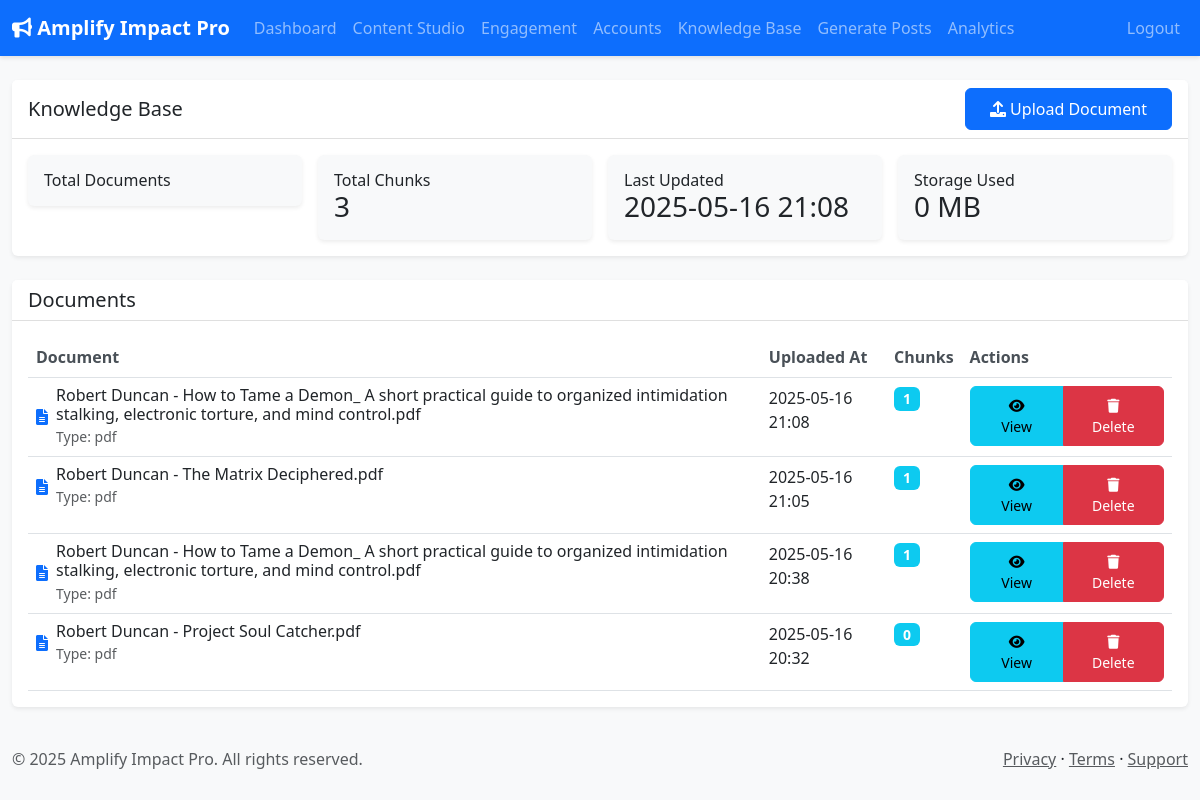
The page /knowledge-base/ (signed in) on the database as committed earlier.
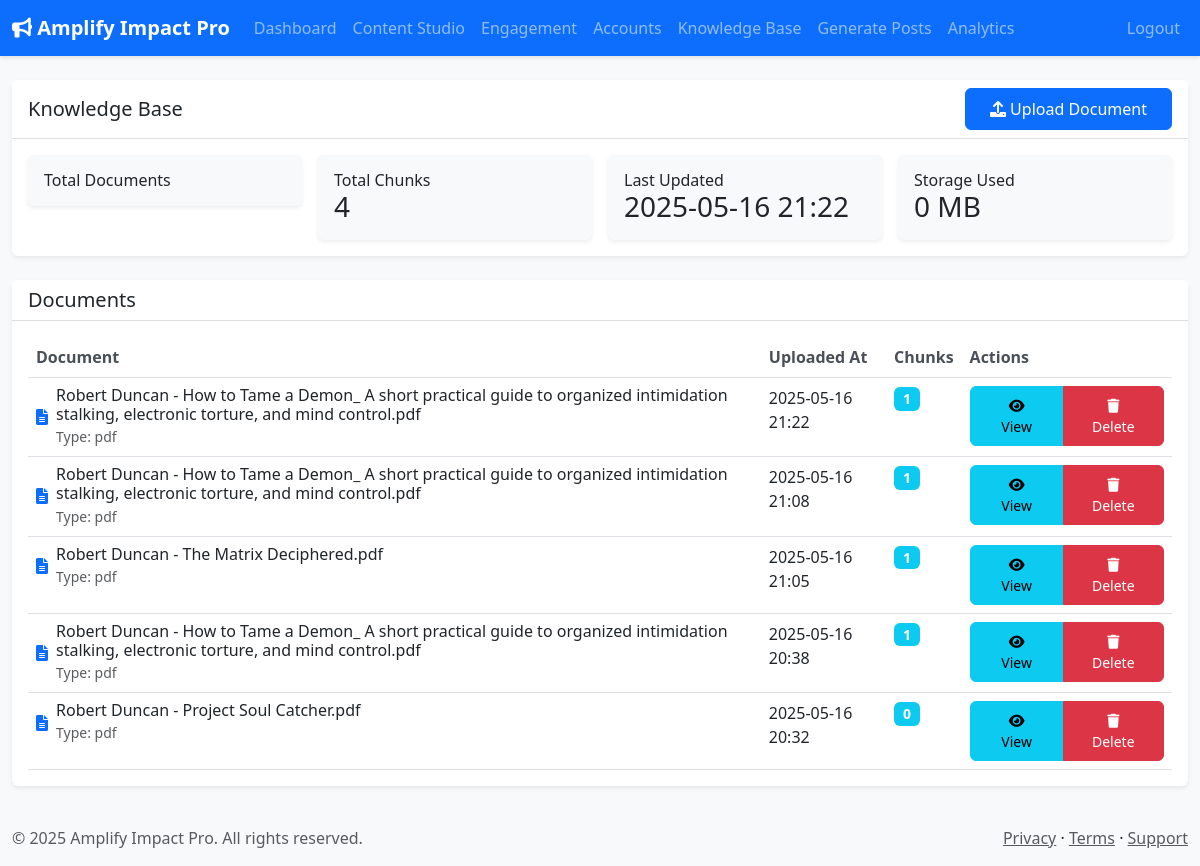
The same page on the database as committed later.
### app/models.py (models this page shows, shortened)
class KnowledgeDocument(db.Model):
    id = db.Column(db.Integer, primary_key=True)
    portal_user_id = db.Column(db.Integer, db.ForeignKey('portal_user.id'), nullable=False)
    filename = db.Column(db.String(255), nullable=False)
    original_filename = db.Column(db.String(255))
    file_type = db.Column(db.String(10))
    status = db.Column(db.String(50), default="uploaded")
    processed_at = db.Column(db.DateTime)
    uploaded_at = db.Column(db.DateTime, default=lambda: datetime.now(timezone.utc))
    portal_user = db.relationship('PortalUser', backref=db.backref('knowledge_documents', lazy=True))
    chunks = db.relationship('KnowledgeChunk', backref='document', lazy='dynamic', cascade="all, delete-orphan")

### app/routes/knowledge_base.py (the view, shortened to what this page needs)
@kb_bp.route('/', methods=['GET', 'POST'])
@login_required
def manage_knowledge_base():
    form = KnowledgeDocumentUploadForm()
    kb_manager = KnowledgeBaseManager(current_user.id)
    documents_query = db.select(KnowledgeDocument).filter_by(
        portal_user_id=current_user.id
    ).order_by(KnowledgeDocument.uploaded_at.desc())
    documents = db.session.scalars(documents_query).all()
    def calculate_total_chunks(docs):
        return sum(doc.chunks.count() if hasattr(doc, 'chunks') and hasattr(doc.chunks, 'count') else len(getattr(doc, 'chunks', [])) for doc in docs)
    def calculate_last_updated(docs):
        dates = [doc.uploaded_at for doc in docs if getattr(doc, 'uploaded_at', None)]
        return max(dates) if dates else None
    total_chunks_val = calculate_total_chunks(documents)
    last_updated_val = calculate_last_updated(documents)
    storage_used_val = calculate_storage_used() if 'calculate_storage_used' in globals() else None
    return render_template('knowledge_base/index.html',
                         form=form,
                         documents=documents,
                         total_chunks=total_chunks_val,
                         last_updated=last_updated_val,
                         storage_used=storage_used_val)

### app/models.py (called while the page is built)
@login_manager.user_loader
def load_user(id):
    return db.session.get(PortalUser, int(id))

### app/templates/knowledge_base/index.html (shortened to what this page needs)
{% extends "base.html" %}
{% block content %}
<div class="row">
    <div class="col-12 mb-4">
        <div class="card">
            <div class="card-header d-flex justify-content-between align-items-center">
                <h5 class="card-title mb-0">Knowledge Base</h5>
                <a href="#" class="btn btn-primary" data-bs-toggle="modal" data-bs-target="#uploadModal">
                    <i class="fas fa-upload"></i> Upload Document
                </a>
            </div>
            <div class="card-body">
                <div class="row g-3">
                    <div class="col-md-3">
                        <div class="card bg-light">
                            <div class="card-body">
                                <h6 class="card-title mb-0">Total Documents</h6>
                            </div>
                        </div>
                    </div>
                    <div class="col-md-3">
                        <div class="card bg-light">
                            <div class="card-body">
                                <h6 class="card-title mb-0">Total Chunks</h6>
                                <h3 class="mb-0">{{ total_chunks }}</h3>
                            </div>
                        </div>
                    </div>
                    <div class="col-md-3">
                        <div class="card bg-light">
                            <div class="card-body">
                                <h6 class="card-title mb-0">Last Updated</h6>
                                <h3 class="mb-0">{{ last_updated.strftime('%Y-%m-%d %H:%M') if last_updated else 'Never' }}</h3>
                            </div>
                        </div>
                    </div>
                    <div class="col-md-3">
                        <div class="card bg-light">
                            <div class="card-body">
                                <h6 class="card-title mb-0">Storage Used</h6>
                                <h3 class="mb-0">{{ storage_used }} MB</h3>
                            </div>
                        </div>
                    </div>
                </div>
            </div>
        </div>
    </div>
    <div class="col-12">
        <div class="card">
            <div class="card-header">
                <h5 class="card-title mb-0">Documents</h5>
            </div>
            <div class="card-body">
                {% if documents %}
                <div class="table-responsive">
                    <table class="table">
                        <thead>
                            <tr>
                                <th>Document</th>
                                <th>Uploaded At</th>
                                <th>Chunks</th>
                                <th>Actions</th>
                            </tr>
                        </thead>
                        <tbody>
                            {% for document in documents %}
                            <tr>
                                <td>
                                    <div class="d-flex align-items-center">
                                        <i class="fas fa-file-alt text-primary me-2"></i>
                                        <div>
                                            <h6 class="mb-0">{{ document.original_filename }}</h6>
                                            <small class="text-muted">Type: {{ document.file_type }}</small>
                                        </div>
                                    </div>
                                </td>
                                <td>
                                    {{ document.uploaded_at.strftime('%Y-%m-%d %H:%M') }}
                                </td>
                                <td>
                                    <span class="badge bg-info">
                                        {{ document.chunks.count() }}
                                    </span>
                                </td>
                                <td>
                                    <div class="btn-group">
                                        <a href="{{ url_for('kb_bp.view_document', document_id=document.id) }}"
                                           class="btn btn-sm btn-info">
                                            <i class="fas fa-eye"></i> View
                                        </a>
                                        <button type="button" class="btn btn-sm btn-danger"
                                                data-bs-toggle="modal"
                                                data-bs-target="#deleteDocumentModal"
                                                data-document-id="{{ document.id }}">
                                            <i class="fas fa-trash"></i> Delete
                                        </button>
                                    </div>
                                </td>
                            </tr>
                            {% endfor %}
                        </tbody>
                    </table>
                </div>
                {% else %}
                <div class="text-center py-4">
                    <p class="text-muted">No documents found. Click the button above to upload a document.</p>
                </div>
                {% endif %}
            </div>
        </div>
    </div>
</div>
{% endblock %}

### app/templates/base.html (shortened to what this page needs)
<!DOCTYPE html>
<html lang="en">
<head>
    <link href="https://cdn.jsdelivr.net/npm/bootstrap@5.3.0/dist/css/bootstrap.min.css" rel="stylesheet">
    <link href="https://cdnjs.cloudflare.com/ajax/libs/font-awesome/6.0.0/css/all.min.css" rel="stylesheet">
    <link href="{{ url_for('static', filename='css/style.css') }}" rel="stylesheet">
</head>
<body>
    <nav class="navbar navbar-expand-lg navbar-dark bg-primary">
        <div class="container-fluid">
            <a class="navbar-brand" href="{{ url_for('main_bp.dashboard') }}">
                <i class="fas fa-bullhorn"></i> Amplify Impact Pro
            </a>
            <div class="collapse navbar-collapse" id="navbarNav">
                <ul class="navbar-nav me-auto">
                    <li class="nav-item">
                        <a class="nav-link" href="{{ url_for('main_bp.dashboard') }}">Dashboard</a>
                    </li>
                    <li class="nav-item">
                        <a class="nav-link" href="{{ url_for('content_studio_bp.index') }}">Content Studio</a>
                    </li>
                    <li class="nav-item">
                        <a class="nav-link" href="{{ url_for('engagement_bp.index') }}">Engagement</a>
                    </li>
                    <li class="nav-item">
                        <a class="nav-link" href="{{ url_for('accounts_bp.manage_accounts') }}">Accounts</a>
                    </li>
                    <li class="nav-item">
                        <a class="nav-link" href="{{ url_for('kb_bp.manage_knowledge_base') }}">Knowledge Base</a>
                    </li>
                    <li class="nav-item">
                        <a class="nav-link" href="{{ url_for('content_generation.generate') }}">Generate Posts</a>
                    </li>
                    <li class="nav-item">
                        <a class="nav-link" href="{{ url_for('main_bp.analytics') }}">Analytics</a>
                    </li>
                </ul>
                <ul class="navbar-nav">
                    {% if current_user.is_authenticated %}
                    <li class="nav-item">
                        <a class="nav-link" href="{{ url_for('auth_bp.logout') }}">Logout</a>
                    </li>
                    {% endif %}
                </ul>
            </div>
        </div>
    </nav>
    <div class="container-fluid py-4">
        {% block content %}{% endblock %}
    </div>
    <footer class="footer mt-auto py-3 bg-light">
        <div class="container-fluid">
            <div class="row">
                <div class="col-md-6">
                    <span class="text-muted">© 2025 Amplify Impact Pro. All rights reserved.</span>
                </div>
                <div class="col-md-6 text-md-end">
                    <a href="#" class="text-muted">Privacy</a> ·
                    <a href="#" class="text-muted">Terms</a> ·
                    <a href="#" class="text-muted">Support</a>
                </div>
            </div>
        </div>
    </footer>
</body>
</html>

### app/static/css/style.css (style rules this page uses)
body { background-color: #f8f9fa; }
.navbar { box-shadow: 0 2px 4px rgba(0,0,0,0.1); }
.navbar-brand { font-weight: 600; }
.card { border: none; box-shadow: 0 0.125rem 0.25rem rgba(0,0,0,0.075); }
.card-header { background-color: #fff; border-bottom: 1px solid rgba(0,0,0,0.125); }
.btn { padding: 0.5rem 1.5rem; border-radius: 0.375rem; }
.btn-primary { background-color: #0d6efd; border-color: #0d6efd; }
.table { margin-bottom: 0; }
.table th { font-weight: 600; color: #495057; }
.badge { font-size: 0.875rem; padding: 0.35em 0.65em; }

Rows that differ between the two databases and show on the page:
added KnowledgeDocument: uploaded_at "2025-05-16 21:22", original_filename "Robert Duncan - How to Tame a Demon_ A short practical guide to organized intimidation stalking, electronic torture, and mind control.pdf", file_type "pdf", chunks.count "1"
Other text that changed with them:
{{ total_chunks }}: "3" → "4"
{{ last_updated.strftime('%Y-%m-%d %H:%M') if last_updated else 'Never' }}: "2025-05-16 21:08" → "2025-05-16 21:22"
